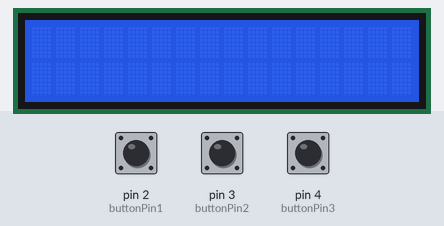
A sketch run on a simulated Arduino Uno, built with avr-gcc and run on an emulated ATmega328P. On the bench: 16×2 character LCD. The inputs (shaded band) are chosen by the test bench; at power-on: pin 4 (buttonPin3) LOW, pin 2 (buttonPin1) LOW, pin 3 (buttonPin2) LOW. What the sketch prints to the serial monitor is not drawn.

Above: at 1.2 s.
1.3 s: pin 4 (buttonPin3) pulled HIGH for 0.15 s
At 2.7 s:
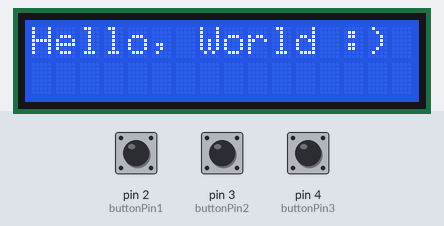
4.4 s: pin 2 (buttonPin1) pulled HIGH for 3.2 s
9.9 s: pin 4 (buttonPin3) pulled HIGH for 1 s
At 13.1 s:
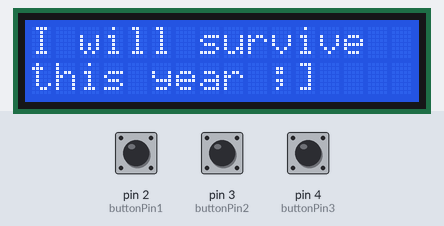
13.9 s: pin 4 (buttonPin3) pulled HIGH for 3.2 s
At 15.4 s:
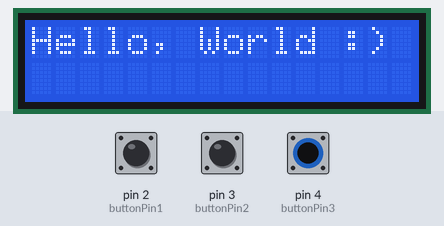
Timing chart, 0 to 16.9 s (numbered marks = the images above; inputs shaded):
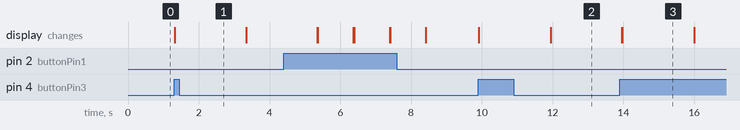

Measured:
- after the input at 1.3 s, the display: changes at once (image 1)
- after the input at 9.9 s, the display: first changes at once (image 2 shows a later state)
- after the input at 13.9 s, the display: first differs from a run without the input after 0.07 s (image 3)
- what the display in image 3 shows lasts 2.0 s, from 14.0 s to 16.0 s

The sketch:

Assesssment1.ino
```cpp
#include <LiquidCrystal_I2C.h>

LiquidCrystal_I2C lcd(32, 16, 2);
const int buttonPin1 = 2;
const int buttonPin2 = 3;
const int buttonPin3 = 4;

void setup() {
  pinMode(buttonPin1, INPUT);
  pinMode(buttonPin2, INPUT);
  pinMode(buttonPin3, INPUT);
  lcd.init();
  lcd.backlight();
  Serial.begin(9600);
}

//Button 1
void loop() {
  if (digitalRead(buttonPin1) == HIGH) {
    lcd.clear();
    lcd.setCursor(0, 0);
    lcd.print("Hello, World :)");
    delay(1000);
    lcd.clear();
  }

//Button 2
  if (digitalRead(buttonPin2) == HIGH) {
    lcd.clear();
    Serial.println("I will survive this last year");
    delay(500);
  }

//BUtton 3
  if (digitalRead(buttonPin3) == HIGH) {
    lcd.clear();
    lcd.setCursor(0, 0);
    lcd.print("Hello, World :)");
    Serial.println("I will survive this last year");
    delay(2000);
    lcd.clear();
    lcd.setCursor(0, 0);
    lcd.print("I will survive ");
    lcd.setCursor(0,1);
    lcd.print("this year ;]");
    Serial.println("Hello, World");
    delay(2000);
    lcd.clear();
  }
}
```
